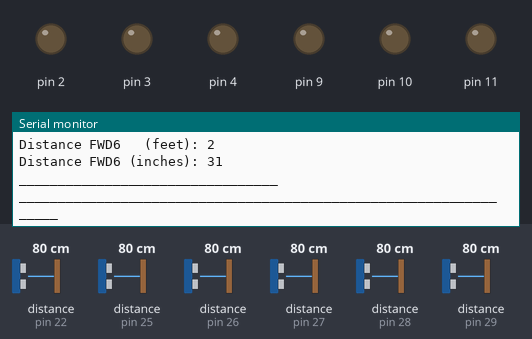
This sketch was run on a simulated Arduino Uno, built with avr-gcc and run on an emulated ATmega328P. Shown: output pins drawn as LEDs (lit = HIGH), the last lines printed to the serial monitor. Inputs (shaded band) come from the test bench; at power-on: distance to the obstacle (sensors on pin 22, pin 25, pin 26, pin 27, pin 28, pin 29) 80 cm.

Above: at 3.2 s.
3.3 s: distance to the obstacle (sensor on pin 22) set to 2 cm
At 5.25 s:
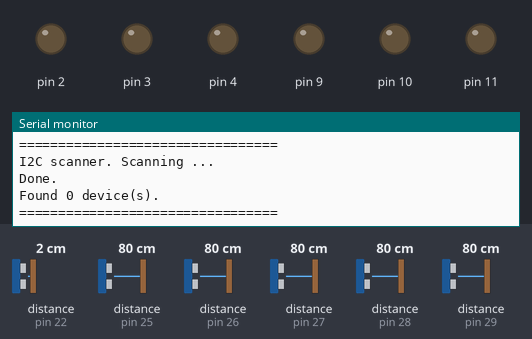
10.9 s: distance to the obstacle (sensor on pin 25) set to 2 cm
At 13.0 s:
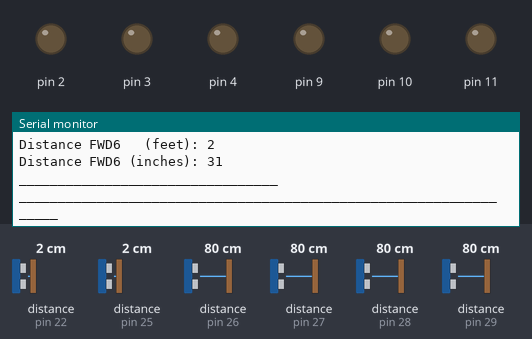
14.6 s: distance to the obstacle (sensor on pin 26) set to 2 cm
At 16.91 s:
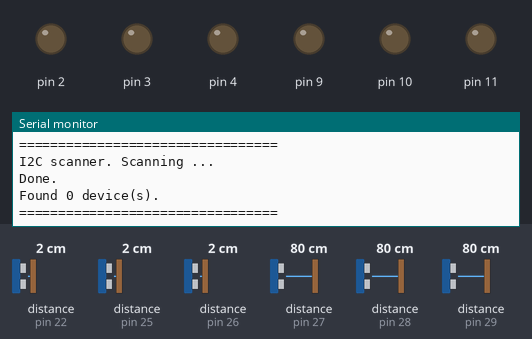
18.3 s: distance to the obstacle (sensor on pin 27) set to 2 cm
At 21.1 s:
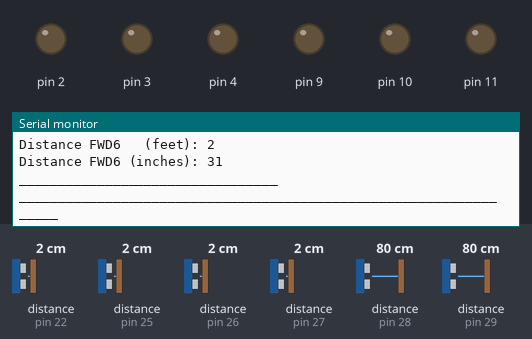
25.9 s: distance to the obstacle (sensor on pin 28) set to 2 cm
At 28.56 s:
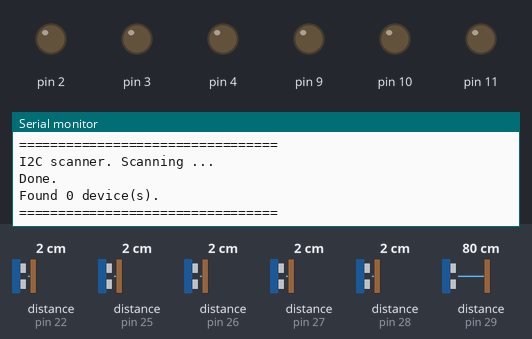
29.6 s: distance to the obstacle (sensor on pin 29) set to 2 cm
At 32.9 s:
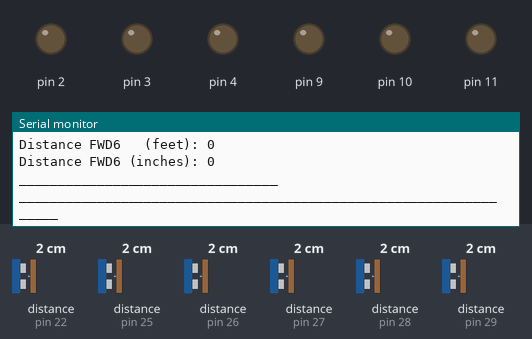
Timing chart, 0 to 34.3 s (numbered marks = the images above; inputs shaded):
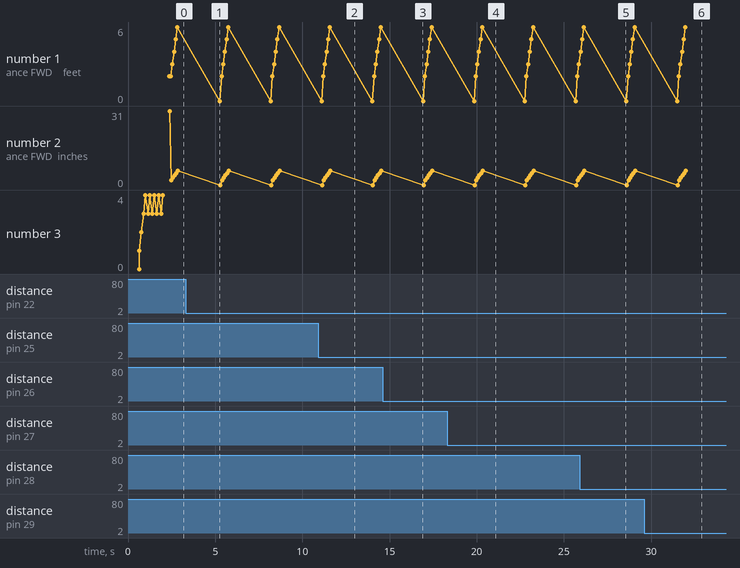

Measured:
- after the input at 10.9 s, the serial monitor: prints a new line after 0.30 s (image 2)
- after the input at 18.3 s, the serial monitor: prints a new line after 1.8 s (image 4)
- after the input at 29.6 s, the serial monitor: prints a new line after 2.4 s (image 6)

The sketch:

sketch_sep13d.ino
```cpp
#include <Wire.h>
#include <VL53L0X.h>

VL53L0X sensor;
VL53L0X sensor2;
VL53L0X sensor3;
VL53L0X sensor4;
VL53L0X sensor5;
VL53L0X sensor6;

void setup()
{

  pinMode(10, OUTPUT);
  pinMode(9, OUTPUT);
  pinMode(11, OUTPUT);
  pinMode(2, OUTPUT);
  pinMode(3, OUTPUT);
  pinMode(4, OUTPUT);

  digitalWrite(10, LOW);
  digitalWrite(9, LOW);
  digitalWrite(2, LOW);
  digitalWrite(3, LOW);
  digitalWrite(4, LOW);
  digitalWrite(11, LOW);


  delay(500);
  Wire.begin();


  Serial.begin (9600);

  //SENSOR
  pinMode(11, INPUT);
  delay(150);
  Serial.println("00");
  sensor.init(true);
  Serial.println("01");
  delay(100);
  sensor.setAddress((uint8_t)22);
  Serial.println("02");

  //SENSOR 2
  pinMode(9, INPUT);
  delay(150);
  sensor2.init(true);
  Serial.println("03");
  delay(100);
  sensor2.setAddress((uint8_t)25);
  Serial.println("04");

  pinMode(10, INPUT);
  delay(150);
  sensor3.init(true);
  Serial.println("03");
  delay(100);
  sensor3.setAddress((uint8_t)26);
  Serial.println("04");

pinMode(4, INPUT);
  delay(150);
  sensor4.init(true);
  Serial.println("03");
  delay(100);
  sensor4.setAddress((uint8_t)27);
  Serial.println("04");

pinMode(2, INPUT);
  delay(150);
  sensor5.init(true);
  Serial.println("03");
  delay(100);
  sensor5.setAddress((uint8_t)28);
  Serial.println("04");

pinMode(3, INPUT);
  delay(150);
  sensor6.init(true);
  Serial.println("03");
  delay(100);
  sensor6.setAddress((uint8_t)29);
  Serial.println("04");


  Serial.println("");
  Serial.println("addresses set");
  Serial.println("");
  Serial.println("");


  sensor.setTimeout(500);
  sensor2.setTimeout(500);
  sensor3.setTimeout(500);
  sensor4.setTimeout(500);
  sensor5.setTimeout(500);
  sensor6.setTimeout(500);

}

void loop()
{
  Serial.println("__________________________________________________________________");
  Serial.println("");
  Serial.println("=================================");
  Serial.println ("I2C scanner. Scanning ...");
  byte count = 0;


  //for (byte i = 1; i < 120; i++)
  for (byte i = 1; i < 30; i++)
  {

    Wire.beginTransmission (i);
    if (Wire.endTransmission () == 0)
    {
      Serial.print ("Found address: ");
      Serial.print (i, DEC);
      Serial.print (" (0x");
      Serial.print (i, HEX);
      Serial.println (")");
      count++;
      delay (1);  // maybe unneeded?
    } // end of good response
  } // end of for loop
  Serial.println ("Done.");
  Serial.print ("Found ");
  Serial.print (count, DEC);
  Serial.println (" device(s).");
  Serial.println("=================================");


  //CHECK DISTANCES
  long DISTANCE_FWD = (sensor.readRangeSingleMillimeters()/25.4001);
  long DISTANCE_FWD2 = (sensor2.readRangeSingleMillimeters()/25.4001);
  long DISTANCE_FWD3 = (sensor3.readRangeSingleMillimeters()/25.4001);
  long DISTANCE_FWD4 = (sensor4.readRangeSingleMillimeters()/25.4001);
  long DISTANCE_FWD5 = (sensor5.readRangeSingleMillimeters()/25.4001);
  long DISTANCE_FWD6 = (sensor6.readRangeSingleMillimeters()/25.4001);

  //FWD OR SENSOR
  if (sensor.timeoutOccurred())
  {
  //  Serial.println("_________________________________");
    Serial.print("Distance FWD (READING): ");
    Serial.println(" TIMEOUT");
    Serial.println("_________________________________");
    Serial.println("");
  }
  else
  {
  //  Serial.println("_________________________________");
    Serial.print("Distance FWD   (feet): ");
    Serial.println(DISTANCE_FWD/12);
    Serial.print("Distance FWD (inches): ");
    Serial.println(DISTANCE_FWD);
    Serial.println("_________________________________");
    Serial.println("");
  }

  //FLT OR SENSOR2
  if (sensor2.timeoutOccurred())
  {
 //   Serial.println("_________________________________");
    Serial.print("Distance FWD2 (READING): ");
    Serial.println(" TIMEOUT");
    Serial.println("_________________________________");
    Serial.println("");
  }
  else
  {
  //  Serial.println("_________________________________");
    Serial.print("Distance FWD2   (feet): ");
    Serial.println(DISTANCE_FWD2/12);
    Serial.print("Distance FWD2 (inches): ");
    Serial.println(DISTANCE_FWD2);
    Serial.println("_________________________________");
    Serial.println("");
  }
  if (sensor3.timeoutOccurred())
  {
   // Serial.println("_________________________________");
    Serial.print("Distance FWD3 (READING): ");
    Serial.println(" TIMEOUT");
    Serial.println("_________________________________");
    Serial.println("");
  }
  else
  {
   // Serial.println("_________________________________");
    Serial.print("Distance FWD3   (feet): ");
    Serial.println(DISTANCE_FWD3/12);
    Serial.print("Distance FWD3 (inches): ");
    Serial.println(DISTANCE_FWD3);
    Serial.println("_________________________________");
    Serial.println("");
  }
  if (sensor4.timeoutOccurred())
  {
    //Serial.println("_________________________________");
    Serial.print("Distance FWD4 (READING): ");
    Serial.println(" TIMEOUT");
    Serial.println("_________________________________");
    Serial.println("");
  }
  else
  {
  //  Serial.println("_________________________________");
    Serial.print("Distance FWD4   (feet): ");
    Serial.println(DISTANCE_FWD4/12);
    Serial.print("Distance FWD4 (inches): ");
    Serial.println(DISTANCE_FWD4);
    Serial.println("_________________________________");
    Serial.println("");
  }
  if (sensor5.timeoutOccurred())
  {
  //  Serial.println("_________________________________");
    Serial.print("Distance FWD5 (READING): ");
    Serial.println(" TIMEOUT");
    Serial.println("_________________________________");
    Serial.println("");
  }
  else
  {
 //   Serial.println("_________________________________");
    Serial.print("Distance FWD5   (feet): ");
    Serial.println(DISTANCE_FWD5/12);
    Serial.print("Distance FWD5 (inches): ");
    Serial.println(DISTANCE_FWD5);
    Serial.println("_________________________________");
    Serial.println("");
  }
if (sensor6.timeoutOccurred())
  {
  //  Serial.println("_________________________________");
    Serial.print("Distance FWD6 (READING): ");
    Serial.println(" TIMEOUT");
    Serial.println("_________________________________");
    Serial.println("");
  }
  else
  {
  // Serial.println("_________________________________");
    Serial.print("Distance FWD6   (feet): ");
    Serial.println(DISTANCE_FWD6/12);
    Serial.print("Distance FWD6 (inches): ");
    Serial.println(DISTANCE_FWD6);
    Serial.println("_________________________________");
    Serial.println("");
  }
  Serial.println("__________________________________________________________________");
  Serial.println();
  Serial.println();
  Serial.println();
  Serial.println();


  delay(2000);//can change to a lower time like 100
}
```
